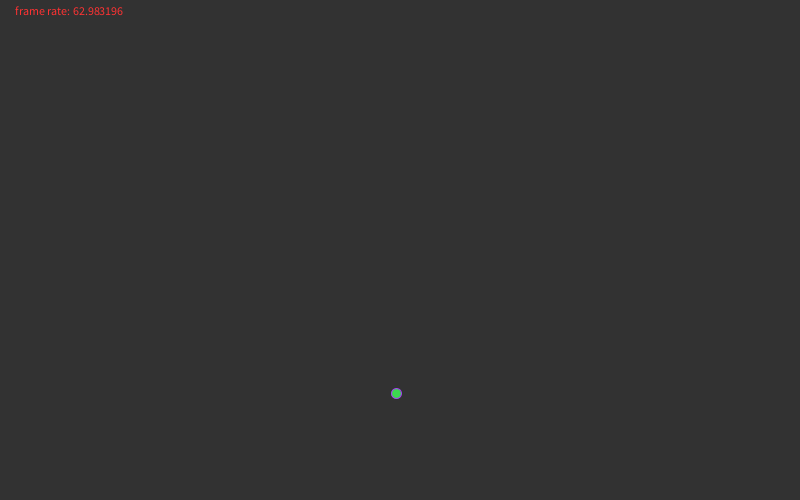
Frame 1 (no input)
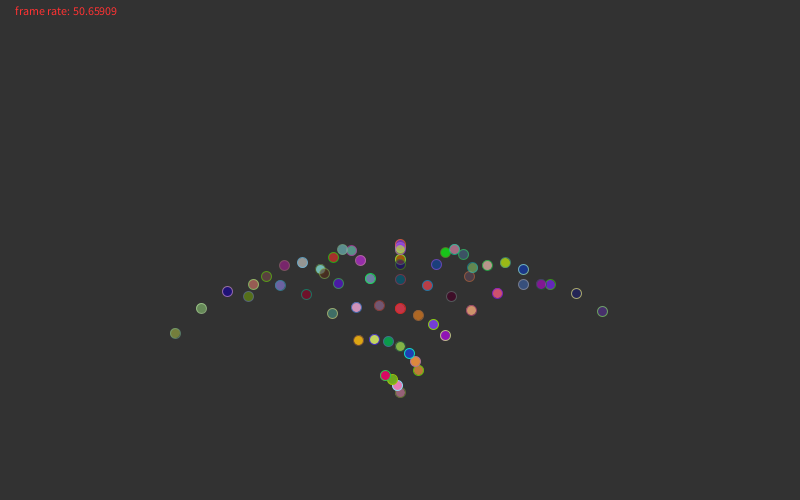
Frame 60 (the mouse pressed at the canvas centre just before this capture)
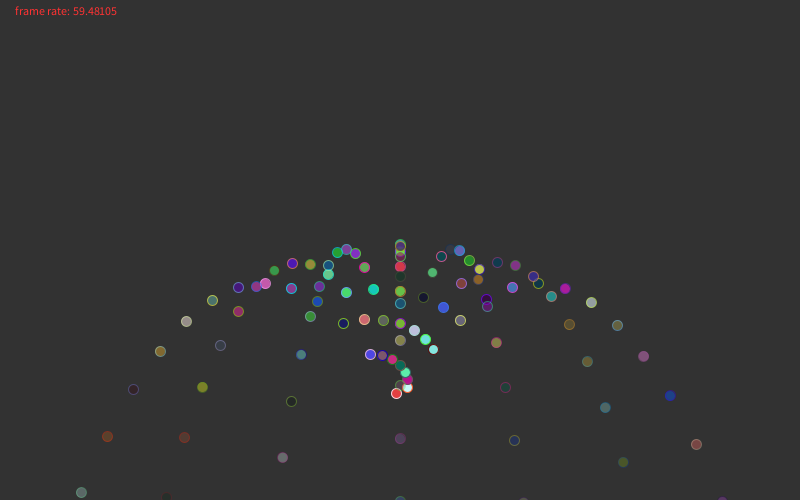
Frame 120 (the mouse held since frame 60 and released just before this capture)

The Processing sketch that drew these frames (run headless with seeded random() and noise(); from frame 60 on, the mouse is pressed at the canvas centre):

// Processing sketch: processing_150722
// ── processing_150722.pde


ParticleSystem ps;
PVector gravedad = new PVector(0,9.8);
float dt = 0.3;
int i=0;


void setup() 
{
  size(800,500);
  ps = new ParticleSystem(new PVector(width/2,height-100));
}

void draw() 
{
  background(50);
  fill(255,50,50);
  text("frame rate: " + frameRate, 15, 15);
  
  ps.addParticle();  
  ps.run();
}



class Particle {
  PVector location;
  PVector velocity;
  PVector acceleration;
  float masa = 5;
  float lifespan;
  float alpha;
  int n;

  Particle(PVector loc) 
  {
    acceleration = new PVector(0,0);
    
    n = i % 7;
    
    alpha = (60+10*n) * PI/180;
    velocity = new PVector(cos(alpha), sin(alpha));
    velocity.mult(25);
    
    i++;
    
    location = loc.get();
    lifespan = 255.0;
  }
  
  // F = m * a
  void applyForce(PVector force)
  {
    PVector f = PVector.div(force.get(), masa);
    acceleration.add(f);
  } 

  void run() 
  {
    update();
    display();
  }

  // Method to update location
  void update() 
  {
    applyForce(gravedad);
    lifespan -= 2.0;
    
    //EULER (SEMI)
    velocity.sub(PVector.mult(acceleration, dt));
    location.sub(PVector.mult(velocity, dt));
    
    acceleration.set(0,0);
  }

  void display() {
    stroke(random(0,255),random(0,255),random(0,255),lifespan);
    fill(random(0,255),random(0,255),random(0,255),lifespan);
    ellipse(location.x,location.y,10,10);
  }
  
  // Is the particle still useful?
  boolean isDead() {
    if (lifespan < 0.0) {
      return true;
    } else {
      return false;
    }
  }
}

class ParticleSystem {
  ArrayList<Particle> particles;
  PVector position;

  ParticleSystem(PVector pos) 
  {
    position = pos.get();
    particles = new ArrayList<Particle>();
  }

  void addParticle() 
  {
    particles.add(new Particle(position));
  }

  void run() {
    for (int i = particles.size()-1; i >= 0; i--) {
      Particle p = particles.get(i);
      p.run();
      if (p.isDead()) {
        particles.remove(i);
      }
    }
  }
}
